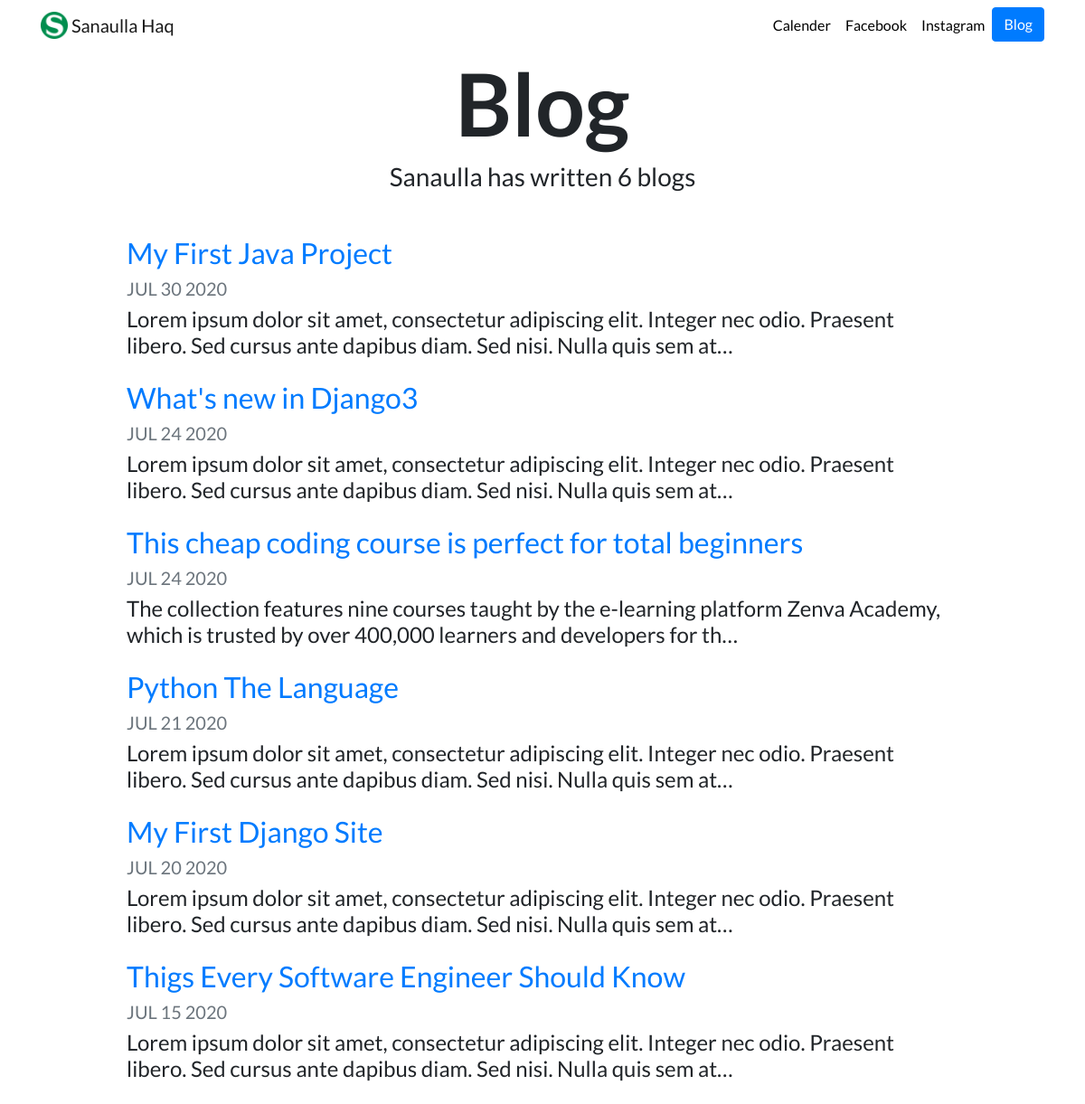
Screenshot of /blog/ with the database file from the repository.
### blog/models.py (models this page shows, shortened)
class Blog(models.Model):
    title = models.CharField(max_length=200)
    text = models.TextField()
    date = models.DateField()

### blog/views.py (the view)
# urls.py: path('', views.all_blogs, name='all_blogs'),
def all_blogs(request):
    blogs = Blog.objects.order_by('-date')
    return render(request, 'blog/all_blogs.html', {'blogs': blogs})

### blog/templates/blog/all_blogs.html
{% extends 'portfolio/base.html' %}
{% load static %}
{% block content %}
    <h1 id="blogtitle" class="font-weight-bold text-center">Blog</h1>
    <h3 class="text-center mb-5">Sanaulla has written {{ blogs.count }} blog{{ blogs.count|pluralize }}</h3>
    {% for blog in blogs %}
        <div class="row justify-content-center my-3">
            <div class="col-md-10">
                <a href="{% url 'blog:detail' blog.id %}" target="_blank"><h2> {{ blog.title }} </h2></a>
                <h5 class="text-muted"> {{ blog.date|date:'M d Y'|upper }} </h5>
                <h4> {{ blog.text|striptags|truncatechars:150 }} </h4>
            </div>
        </div>
    {% endfor %}
{% endblock %}

### portfolio/static/portfolio/custom.css (style rules this page uses)
body { font-family: 'Lato', sans-serif; }
#blogtitle { font-size: 6rem; }

### rows the page displays
Blog: title "My First Java Project", date "JUL 30 2020", text "Lorem ipsum dolor sit amet, consectetur adipiscing elit. Integer nec odio. Praesent libero. Sed cursus ante dapibus diam. Sed nisi. Nulla quis sem at…"
Blog: title "What's new in Django3", date "JUL 24 2020", text "Lorem ipsum dolor sit amet, consectetur adipiscing elit. Integer nec odio. Praesent libero. Sed cursus ante dapibus diam. Sed nisi. Nulla quis sem at…"
Blog: title "This cheap coding course is perfect for total beginners", date "JUL 24 2020", text "The collection features nine courses taught by the e-learning platform Zenva Academy, which is trusted by over 400,000 learners and developers for th…"
Blog: title "Python The Language", date "JUL 21 2020", text "Lorem ipsum dolor sit amet, consectetur adipiscing elit. Integer nec odio. Praesent libero. Sed cursus ante dapibus diam. Sed nisi. Nulla quis sem at…"
Blog: title "My First Django Site", date "JUL 20 2020", text "Lorem ipsum dolor sit amet, consectetur adipiscing elit. Integer nec odio. Praesent libero. Sed cursus ante dapibus diam. Sed nisi. Nulla quis sem at…"
Blog: title "Thigs Every Software Engineer Should Know", date "JUL 15 2020", text "Lorem ipsum dolor sit amet, consectetur adipiscing elit. Integer nec odio. Praesent libero. Sed cursus ante dapibus diam. Sed nisi. Nulla quis sem at…"

### other values shown
{{ blogs.count }} "6"
